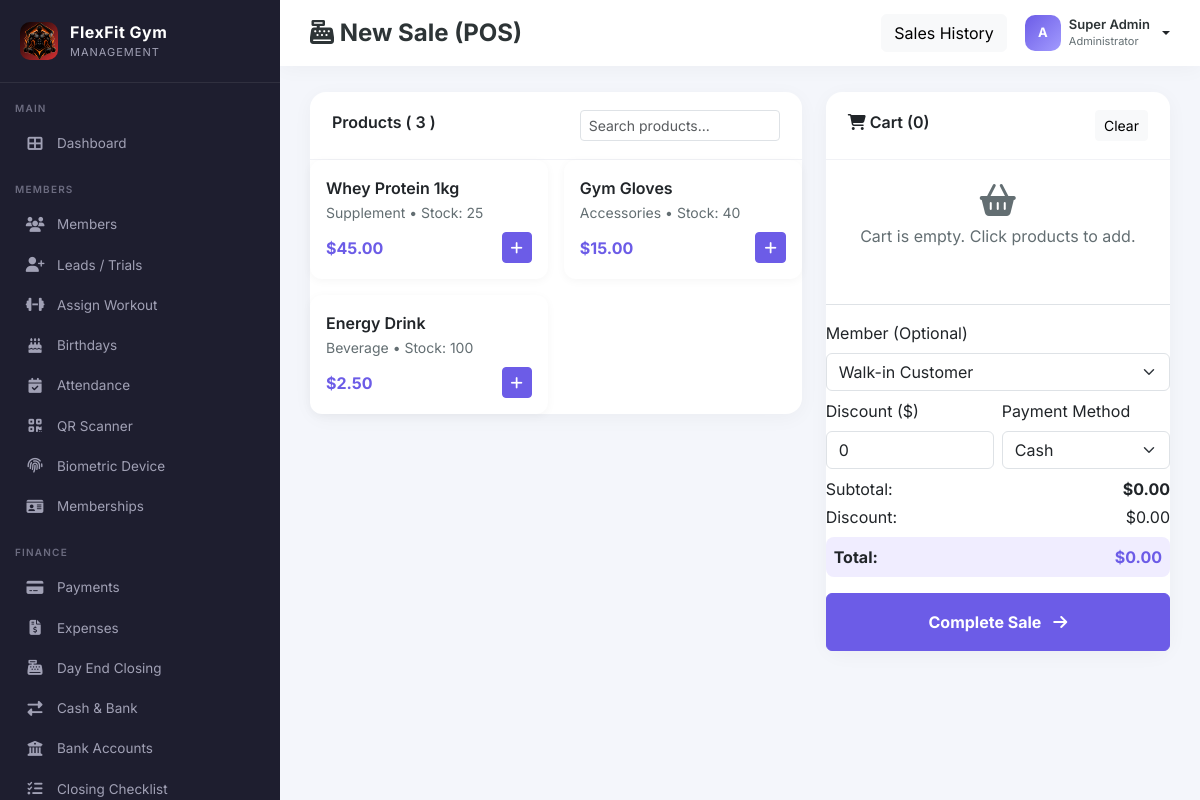
The page /admin/store_pos.php (signed in) on the database its author committed.
### tables this page shows
CREATE TABLE IF NOT EXISTS store_items (
    id INT AUTO_INCREMENT PRIMARY KEY,
    name VARCHAR(150) NOT NULL,
    category VARCHAR(100),
    price DECIMAL(10,2) NOT NULL,
    stock INT DEFAULT 0,
    sku VARCHAR(50) UNIQUE,
    image VARCHAR(255),
    created_at TIMESTAMP DEFAULT CURRENT_TIMESTAMP
);

### config/init.php (called while the page is built, shortened)
<?php
require_once __DIR__ . '/database.php';
require_once __DIR__ . '/../includes/functions.php';
$settings = [];
try {
    $stmt = $pdo->query("SHOW TABLES LIKE 'settings'");
    if ($stmt->rowCount() > 0) {
        $stmt = $pdo->query("SELECT setting_key, setting_value FROM settings");
        foreach ($stmt->fetchAll() as $row) {
            $settings[$row['setting_key']] = $row['setting_value'];
        }
    }
} catch (Exception $e) {
}
?>

### includes/functions.php (called while the page is built, shortened)
<?php
function getSetting($key, $default = '') {
    global $settings;
    return $settings[$key] ?? $default;
}
function formatCurrency($amount) {
    $currency = getSetting('currency', '$');
    return $currency . number_format((float)$amount, 2);
}
?>

### admin/store_pos.php (the view, shortened to what this page needs)
<?php
require_once '../includes/header.php';
require_once '../includes/sidebar.php';
$items = $pdo->query(
    "SELECT * FROM store_items WHERE stock>0"
)->fetchAll();
?>
<div class="main-content">
  <div class="topbar">
    <div class="d-flex gap-3 align-items-center">
      <h4>
        <i class="fas fa-cash-register"></i> New Sale (POS)
      </h4>
    </div>
    <div class="topbar-actions">
      <a href="store_sales.php" class="btn btn-light">Sales History</a>
      <div class="dropdown">
                <a
                    href="#"
                    class="d-flex align-items-center gap-2 text-decoration-none dropdown-toggle"
                    data-bs-toggle="dropdown"
                    aria-expanded="false"
                    style="color:inherit;"
                >
                    <div
                        class="avatar"
                        style="background:linear-gradient(135deg,#6c5ce7,#a29bfe); color:white;"
                    >
                        <?= strtoupper(substr($_SESSION['username'] ?? 'A', 0, 1)) ?>
                    </div>
                    <div
                        class="d-none d-md-block text-start"
                        style="line-height:1.1;"
                    >
                        <div
                            style="font-size:13px; font-weight:600;color:#2d3436;"
                        >
                            <?= $_SESSION['full_name'] ?? 'Admin' ?>
                        </div>
                        <small
                            style="font-size:11px; color:#636e72;"
                        >
                            Administrator
                        </small>
                    </div>
                </a>
            </div>
    </div>
  </div>
<div class="content-wrapper">
<div class="row g-4">
  <div class="col-lg-7">
    <div class="card-modern">
      <div class="card-header d-flex justify-content-between">
        <span>
          Products (
          <?= count($items) ?>
          )
        </span>
        <input
          class="form-control form-control-sm"
          style="width:200px;"
          placeholder="Search products..."
          id="posSearch"
        >
      </div>
      <div class="card-body">
        <div class="pos-grid" id="posGrid">
          <?php foreach ($items as $it): ?>
            <div
              class="pos-item"
              data-name="<?= strtolower($it['name']) ?>"
              data-item='<?= json_encode($it) ?>'
            >
              <div style="font-weight:600;">
                <?= $it['name'] ?>
              </div>
              <small style="color:#636e72;">
                <?= $it['category'] ?> • Stock: <?= $it['stock'] ?>
              </small>
              <div class="mt-2 d-flex justify-content-between align-items-center">
                <strong style="color:#6c5ce7;">
                  <?= formatCurrency($it['price']) ?>
                </strong>
                <button class="btn btn-sm btn-primary addToCartBtn">
                  <i class="fas fa-plus"></i>
                </button>
              </div>
            </div>
          <?php endforeach; ?>
        </div>
      </div>
</div>
</div>
<div class="col-lg-5">
  <div class="card-modern" style="position:sticky;top:90px;">
    <div class="card-header d-flex justify-content-between">
      <span><i class="fas fa-shopping-cart"></i> Cart (<span id="cartCount">0</span>)</span>
      <button class="btn btn-sm btn-light" onclick="clearCart()">Clear</button>
    </div>
    <div class="card-body">
      <form method="post" id="checkoutForm">
        <div id="cartItems" class="mb-3">
        </div>
        <div class="border-top pt-3">
          <div class="mb-2">
            <label class="form-label">Member (Optional)</label>
            <select name="member_id" class="form-select">
                <option value="">Walk-in Customer</option>
            </select>
          </div>
          <div class="row g-2 mb-2">
            <div class="col-6">
              <label class="form-label">Discount ($)</label>
              <input name="discount" type="number" step="0.01" value="0" class="form-control" id="discountInput">
            </div>
            <div class="col-6">
              <label class="form-label">Payment Method</label>
              <select name="payment_method" class="form-select">
                <option value="cash">Cash</option>
              </select>
            </div>
          </div>
          <div class="d-flex justify-content-between mb-1">
            <span>Subtotal:</span>
            <strong id="subtotal">$0.00</strong>
          </div>
          <div class="d-flex justify-content-between mb-2">
            <span>Discount:</span>
            <span id="discountDisplay">$0.00</span>
          </div>
          <div class="d-flex justify-content-between mb-3 p-2" style="background:#f0edff;border-radius:8px;">
            <span style="font-weight:700;">Total:</span>
            <strong id="finalTotal" style="color:#6c5ce7;">$0.00</strong>
          </div>
          <button type="submit" class="btn btn-primary w-100 py-3" style="font-weight:700;">Complete Sale
            <i class="fas fa-arrow-right ms-2"></i>
          </button>
        </div>
      </form>
    </div>
  </div>
</div>
</div>
</div>
<?php require_once '../includes/footer.php'; ?>

### assets/css/style.css (style rules this page uses)
:root { --sidebar-width: 280px; --primary: #6c5ce7; --primary-dark: #5a4bd1; --secondary: #a29bfe; --dark: #2d3436; --light: #f8f9fc; --success: #00b894; --warning: #fdcb6e; --danger: #d63031; }
* { font-family: 'Inter', sans-serif; }
body { background: #f4f6fb; overflow-x: hidden; }
.main-content { margin-left: var(--sidebar-width); min-height: 100vh; transition: all .3s; }
.topbar { background: #fff; padding: 14px 30px; display: flex; align-items: center; justify-content: space-between; box-shadow: 0 2px 20px rgba(0,0,0,.04); position: sticky; top: 0; z-index: 900; }
.topbar h4 { margin: 0; font-weight: 700; color: var(--dark); }
.topbar-actions { display: flex; align-items: center; gap: 18px; }
.content-wrapper { padding: 26px 30px; }
.card-modern { background: #fff; border-radius: 16px; border: none; box-shadow: 0 4px 20px rgba(0,0,0,.04); }
.card-modern .card-header { background: transparent; border-bottom: 1px solid #f1f2f6; padding: 18px 22px; font-weight: 600; }
.btn-primary { background: var(--primary); border-color: var(--primary); }
.avatar { width: 36px; height: 36px; border-radius: 10px; object-fit: cover; background: #dfe6e9; display: inline-flex; align-items: center; justify-content: center; font-weight: 700; font-size: 13px; color: #636e72; }
.pos-grid { display: grid; grid-template-columns: repeat(auto-fill, minmax(160px, 1fr)); gap: 16px; }
.pos-item { background: #fff; border-radius: 12px; padding: 14px; box-shadow: 0 2px 10px rgba(0,0,0,.04); cursor: pointer; transition: all .2s; border: 2px solid transparent; }

### rows shown on the page
store_items: name "Whey Protein 1kg", category "Supplement", stock "25", price "$45.00"
store_items: name "Gym Gloves", category "Accessories", stock "40", price "$15.00"
store_items: name "Energy Drink", category "Beverage", stock "100", price "$2.50"

### other values the page prints
getSetting('gym_name', 'FlexFit Gym') "FlexFit Gym"
substr($_SESSION['username'] ?? 'A', 0, 1) "A"
$_SESSION['full_name'] "Super Admin"
count($items) "3"
